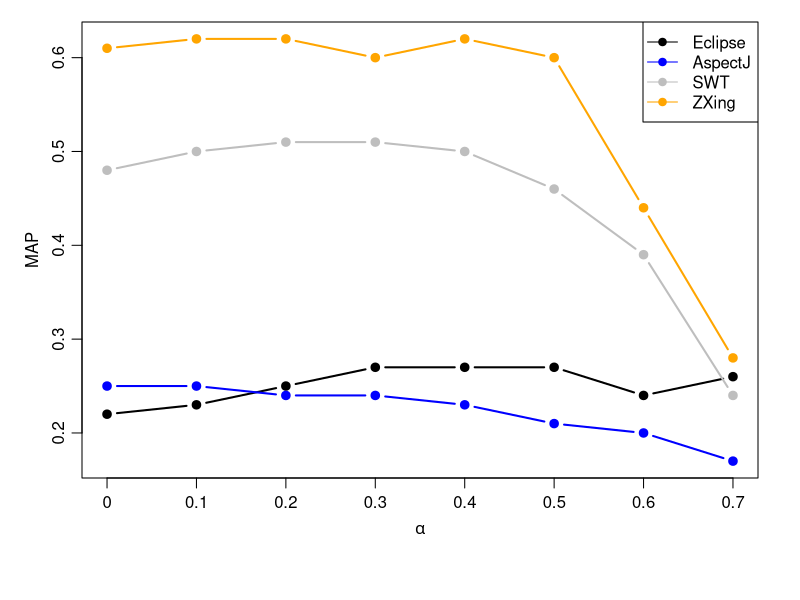

Write the R code that produced this figure.
eclipse=c(0.22,
          0.23,
          0.25,
          0.27,
          0.27,
          0.27,
          0.24,
          0.26)

aspectj=c(0.25,
          0.25,
          0.24,
          0.24,
          0.23,
          0.21,
          0.2,
          0.17)

swt=c(0.48,
      0.5,
      0.51,
      0.51,
      0.5,
      0.46,
      0.39,
      0.24)

zxing=c(0.61,
        0.62,
        0.62,
        0.6,
        0.62,
        0.6,
        0.44,
        0.28)

avalues=c(0,
          0.1,
          0.2,
          0.3,
          0.4,
          0.5,
          0.6,
          0.7
)


par( mgp=c(2,0.7,0), mar=c(6.1,4.1,1.1,2.1))

plot(eclipse, type="b", pch=19, ylim=range(c(eclipse,aspectj,swt,zxing)),
     ylab="MAP", xaxt="n",
     xlab=expression(alpha), lwd=2)
lines(aspectj, type = "b", pch=19, ylab = "", yaxt="n", xlab = "",lwd=2, col="blue", xaxt="n")
lines(swt, type = "b", pch=19, ylab = "", yaxt="n", xlab = "",lwd=2, col="gray", xaxt="n")
lines(zxing, type = "b", pch=19, ylab = "", yaxt="n", xlab = "",lwd=2, col="orange", xaxt="n")
axis(1, at=x<-seq(1,8,by=1), labels=avalues)
legend("topright", legend = c("Eclipse","AspectJ", "SWT","ZXing"), 
       col=c("black","blue","gray","orange"),  
       pch=19, lwd=1)



